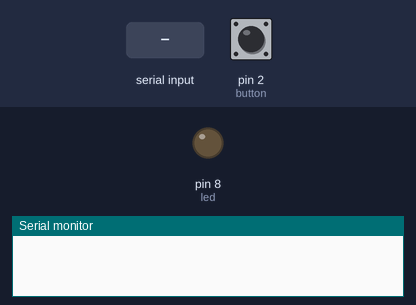
This sketch was run on a simulated Arduino Uno, built with avr-gcc and run on an emulated ATmega328P. On the bench: output pins drawn as LEDs (lit = HIGH), the last lines printed to the serial monitor. The inputs (shaded band) are chosen by the test bench; at power-on: pin 2 (button) LOW.

Above: at 1.2 s.
1.3 s: "1" received over the second serial link
At 2.4 s:
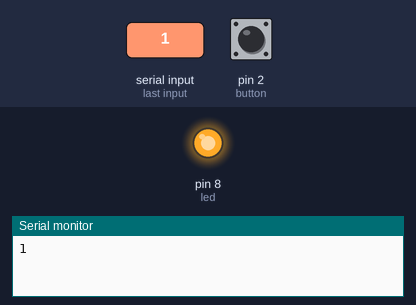
2.8 s: "0" received over the second serial link
At 3.5 s:
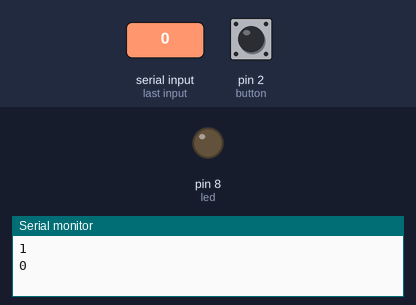
Timing chart, 0 to 5.8 s (numbered marks = the images above; inputs shaded):
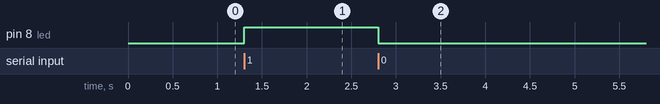

Measured:
- after the input at 1.3 s, pin 8 (led): LOW → HIGH at once
- after the input at 2.8 s, pin 8 (led): HIGH → LOW at once

The sketch:

blue_test.ino
```cpp
//this is slave

#include <SoftwareSerial.h>

SoftwareSerial BTSerial(10, 11);

int state = 0;
const int led = 8;
const int button = 2;
int buttonstate = 1;

void setup()
{
  BTSerial.begin(9600);
  Serial.begin(9600);
  pinMode(led, OUTPUT);
  digitalWrite(led, LOW);
  pinMode(button, INPUT);
}
void loop()
{
 if(BTSerial.available() > 0)
 {
    // Checks whether data is comming from the serial port
    state = BTSerial.read(); // Reads the data from the serial port
    Serial.write(state);
    Serial.println();
 };

  // Reading the button
 buttonstate = digitalRead(button);
 if (buttonstate == HIGH)
 {
   BTSerial.write("Hello\r\n"); // Sends '1' to the master to turn on LED
   //Serial.println("test");
   delay(1000);
 }

  if (state == '1')
 {
  digitalWrite(led, HIGH); // LED ON
 }
 else if (state == '0')
 {
  digitalWrite(led, LOW); // LED OFF
 }
}
```
